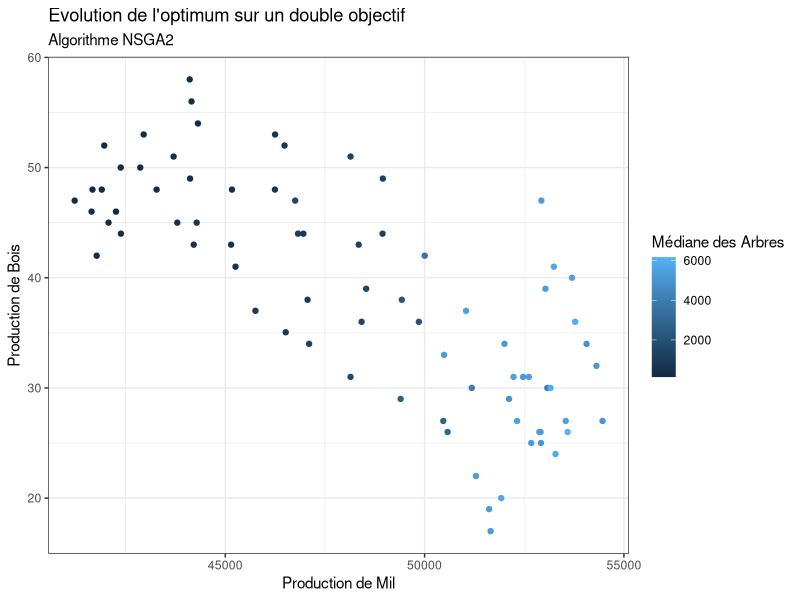

R code for this plot:
# Script pour analyser les résultats d'un algorithme génétique NSGA2
# Auteur : Etienne Delay
# Date : 11 juin 2024

# Ce script lit un fichier CSV produit par un algorithme génétique NSGA2
# qui cherche à maximiser le nombre de charrettes de bois sorties du territoire 
# et le nombre de mil produit. Le script calcule ensuite la médiane des valeurs 
# d'une colonne donnée et génère un graphique montrant l'évolution des objectifs.

# Charger la bibliothèque nécessaire
library(ggplot2)

# Définir le répertoire de travail
setwd("~/github/real-tree-model/data/results_nsga2/")

# Fonction pour parser une chaîne de caractères en un vecteur numérique et calculer la médiane
om_parseur <- function(string) {
  # Enlever les crochets
  string <- gsub("\\[|\\]", "", string)
  # Convertir la chaîne de caractères en vecteur numérique
  numbers <- as.numeric(unlist(strsplit(string, ",")))
  # Calculer la médiane
  median_value <- median(numbers)
  # Retourner la médiane
  return(median_value)
}

# Lire le fichier CSV
data.df <- read.csv("population6400.csv", header = TRUE)

# Inverser les valeurs des deux objectifs pour les maximiser
data.df$objective.om_stockMil <- data.df$objective.om_stockMil * -1
data.df$objective.om_charette <- data.df$objective.om_charette * -1 

# Appliquer la fonction om_parseur à toute la colonne 'om_trees'
data.df$om_trees_med <- sapply(data.df$om_trees, om_parseur)

# Créer un graphique avec ggplot2
ggplot(data = data.df) +
  geom_point(aes(x = objective.om_stockMil, y = objective.om_charette, colour = om_trees_med)) +
  labs(x = "Production de Mil", y = "Production de Bois", 
       title = "Evolution de l'optimum sur un double objectif", subtitle = "Algorithme NSGA2", 
       colour = "Médiane des Arbres") +
  theme_bw()


